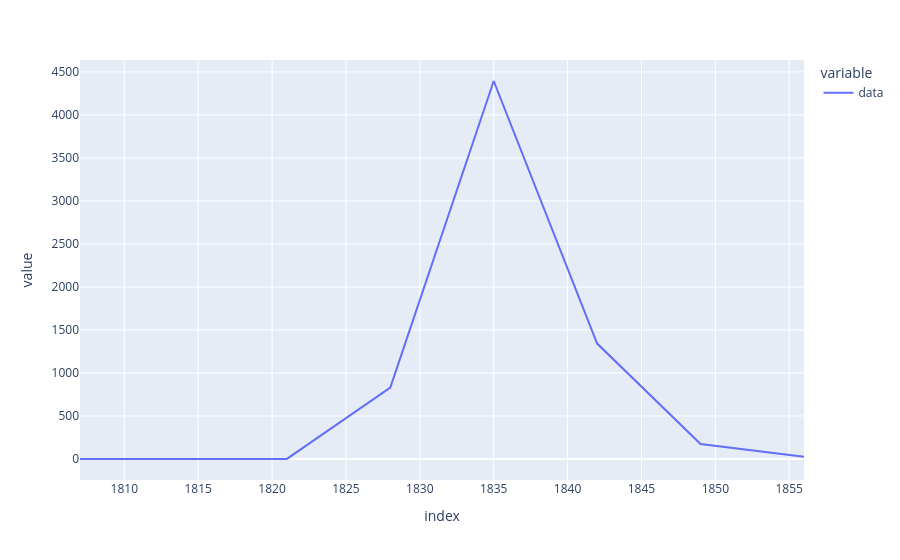

This figure's notebook cell:
### Code cell
inf_target = (
    results["flows"]["infect_mtb_naive"]
    .sum(to_dims="time")
    .to_pandas_df()
    .rolling(7)
    .sum()[7:60:7]
)["data"]
inf_target_fuzzy = inf_target * np.exp(
    np.random.normal(scale=0.01, size=len(inf_target))
)
inf_target_fuzzy.plot()

### Figure 1 — Plotly figure (JSON) as saved in the notebook; plotly's stock layout.template omitted (floating-point values rounded to 4 significant figures)
{"data": [{"hovertemplate": "variable=data<br>index=%{x}<br>value=%{y}<extra></extra>", "legendgroup": "data", "line": {"color": "#636efa", "dash": "solid"}, "marker": {"symbol": "circle"}, "mode": "lines", "name": "data", "orientation": "v", "showlegend": true, "type": "scatter", "x": [1807.0, 1814.0, 1821.0, 1828.0, 1835.0, 1842.0, 1849.0, 1856.0], "xaxis": "x", "y": [0.0, 0.0, 0.868, 830.6, 4395.0, 1342.0, 175.1, 24.92], "yaxis": "y"}], "layout": {"legend": {"title": {"text": "variable"}, "tracegroupgap": 0}, "margin": {"t": 60}, "xaxis": {"anchor": "y", "domain": [0, 1], "title": {"text": "index"}}, "yaxis": {"anchor": "x", "domain": [0, 1], "title": {"text": "value"}}}}
